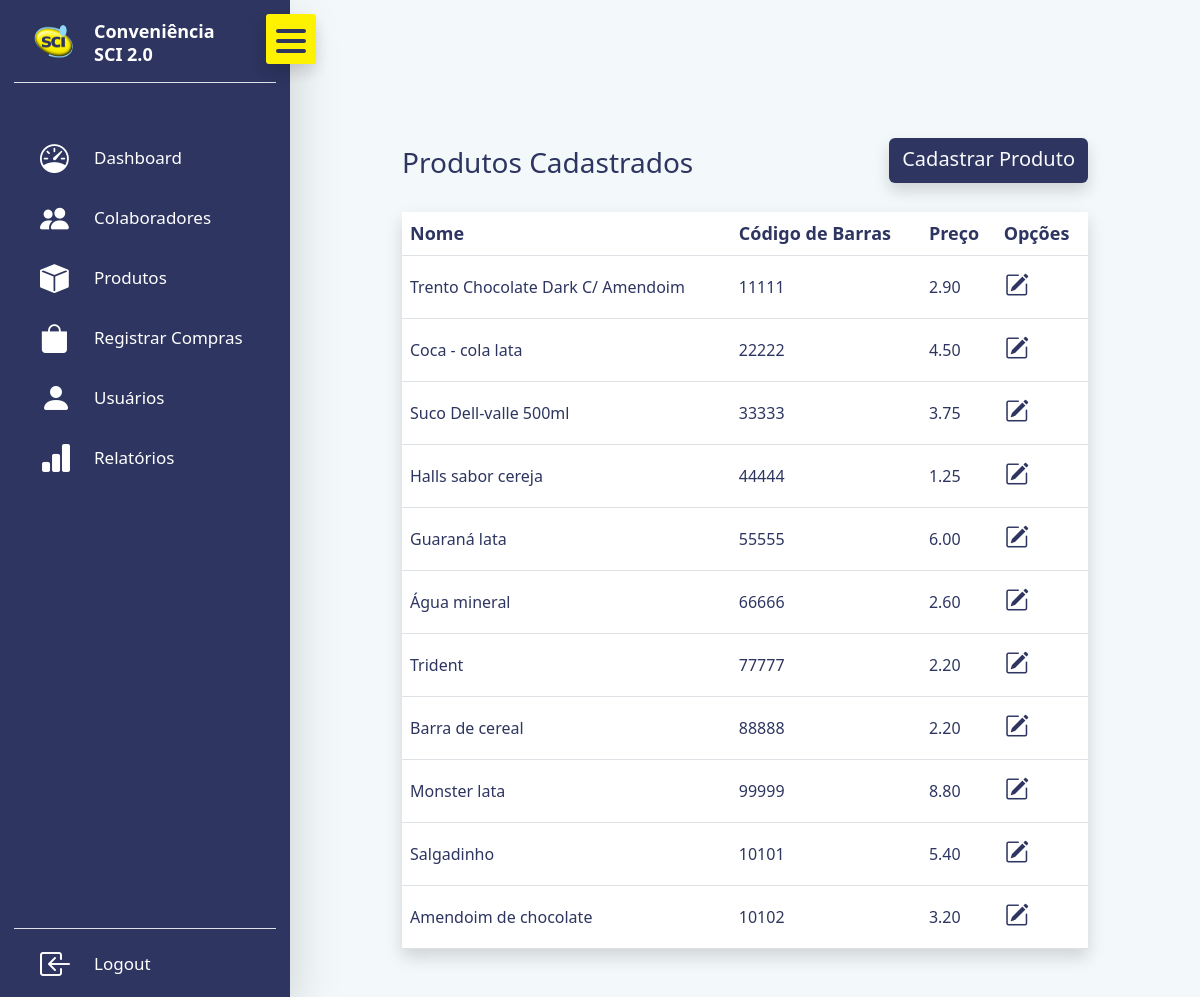
The page /produtos/ (signed in) on the database its author committed.
### produtos/models.py (models this page shows, shortened)
class Produto(models.Model):
    nome = models.CharField(max_length=100)
    codigo_barras = models.CharField(max_length=5, unique=True)
    preco = models.DecimalField(max_digits=5, decimal_places=2)

### produtos/views.py (the view)
# urls.py: path('produtos/', views.Produtos, name='Produtos'),
@login_required(login_url='Login')
def Produtos(request):
    try:
        produtos = Produto.objects.all()
        return render(request, 'produtos/produtos.html', {'produtos': produtos})
    except Exception as e:
        print(str(e))
        error_message = ('Ocorreu um erro ao listar os produtos.')
        return render(request, 'produtos/produtos.html', {'error_message': error_message})

### templates/produtos/produtos.html (shortened to what this page needs)
{% extends 'base.html' %}
{% block 'content' %}
  <div class="row justify-content-center" style="background-color: transparent; height: 50px; margin-bottom: 40px;">
  </div>
  <div class="col self-center d-flex flex-column justify-content-center">
    <div class="d-flex justify-content-between align-middle mb-4">
      <div class="pt-2" style="color: #2D3560;">
        <h3>
          Produtos Cadastrados
        </h3>
      </div>
      <a href="{% url 'CadastroProduto' %}" class="btn text-light fs-5 shadow" role="button" style="height: 45px; background-color: #2D3560; padding-top: 5px;">
        Cadastrar Produto
      </a>
    </div>
    <table class="table align-middle mb-0 bg-light shadow">
      <thead>
        <tr>
          <th class="fw-semibold" style="color: #2D3560; font-size: large;">Nome</th>
          <th class="fw-semibold" style="color: #2D3560; font-size: large;">Código de Barras</th>
          <th class="fw-semibold" style="color: #2D3560; font-size: large;">Preço</th>
          <th class="fw-semibold" style="color: #2D3560; font-size: large;">Opções</th>
        </tr>
      </thead>
      <tbody>
        {% for produto in produtos %}
          <tr>
            <td style="color: #2D3560;">{{produto.nome}}</td>
            <td style="color: #2D3560;">{{produto.codigo_barras}}</td>
            <td style="color: #2D3560;">{{produto.preco}}</td>
            <td>
              <div class="row g-2">
                <div class="col me-2 " style="max-width: 20px;">
                  <a class="btn ps-0 pe-0" data-mdb-toggle="tooltip" data-mdb-placement="left" title="Editar" type="submit" role="button" href="{% url 'EditarProduto' produto.id %}" style="color: #2D3560; padding-top: 2px;">
                    <i class="bi bi-pencil-square" style="font-size: 1.5rem;"></i>
                  </a>
                </div>
              </div>
            </td>
          </tr>
        {% endfor %}
      </tbody>
    </table>
  </div>
{% endblock %}

### templates/base.html (shortened to what this page needs)
{% load static %}
<!DOCTYPE html>
<html lang="pt-BR">
<head>
    <link rel="stylesheet" href="https://cdn.jsdelivr.net/npm/bootstrap-icons@1.10.5/font/bootstrap-icons.css">
    <link rel="stylesheet" href="{% static 'base/base.css' %}">
    <link href="https://cdn.jsdelivr.net/npm/bootstrap@5.3.0/dist/css/bootstrap.min.css" rel="stylesheet">
</head>
<body style="background-color: #F3F8FA;">
    <nav class="sidebar shadow-lg" style="background-color: #2D3560;">
        <header class="pt-2 border-bottom pb-3">
            <div class="image-text" style="margin-left: 10px;">
                <span class="image">
                    <img src="{% static 'base/logo_sci.png' %}" alt="Logo SCI" style="width: 40px; height: 35px;">
                </span>
                <div class="text logo-text" style="padding-bottom: 5px; margin-left: 10px;">
                    <span class="name" style="margin-bottom: 3px;">Conveniência</span>
                    <span class="name">SCI 2.0</span>
                </div>
            </div>
            <button class="navbar-toggler first-button toggle shadow" type="button" data-mdb-toggle="collapse" data-mdb-target="#navbarToggleExternalContent9" aria-controls="navbarToggleExternalContent9" aria-expanded="false" aria-label="Toggle navigation">
                <div class="animated-icon1">
                    <span></span>
                    <span></span>
                    <span></span>
                </div>
            </button>
        </header>
        <div class="menu-bar">
            <div class="menu" style="color: #FFFFFF;">
                <ul class="menu-links ps-0" >
                    <li class="nav-link d-flex">
                        <a href="{% url 'DashBoard' %}" style="margin-left: 10px;">
                            <i class="bi bi-speedometer ps-3" style="font-size: 1.8rem; min-width: 60px;"></i>
                            <span class="text" style="color: #FFFFFF; margin-left: 10px;">Dashboard</span>
                        </a>
                    </li>
                    <li class="nav-link">
                        <a href="{% url 'Colaboradores' %}" style="margin-left: 10px;">
                            <i class="bi bi-people-fill ps-3" style="font-size: 1.8rem; min-width: 60px;"></i>
                            <span class="text" style="color: #FFFFFF; margin-left: 10px;">Colaboradores</span>
                        </a>
                    </li>
                    <li class="nav-link">
                        <a href="{% url 'Produtos' %}" style="margin-left: 10px;">
                            <i class="bi bi-box-fill ps-3" style="font-size: 1.8rem; min-width: 60px;"></i>
                            <span class="text" style="color: #FFFFFF; margin-left: 10px;">Produtos</span>
                        </a>
                    </li>
                    <li class="nav-link">
                        <a href="{% url 'CarrinhoCompras' %}" target="_blank" rel="noopener noreferrer" style="margin-left: 10px;">
                            <i class="bi bi-bag-fill ps-3" style="font-size: 1.8rem; min-width: 60px;"></i>
                            <span class="text" style="color: #FFFFFF; margin-left: 10px;">Registrar Compras</span>
                        </a>
                    </li>
                    {% if user.is_superuser %}
                        <li class="nav-link">
                            <a href="{% url 'Usuarios' %}" style="margin-left: 10px;">
                                <i class="bi bi-person-fill ps-3" style="font-size: 2rem; min-width: 60px;"></i>
                                <span class="text" style="color: #FFFFFF; margin-left: 10px;">Usuários</span>
                            </a>
                        </li>
                    {% endif %}
                    <li class="nav-link">
                        <a href="{% url 'Relatorios' %}" style="margin-left: 10px;">
                            <i class="bi bi-bar-chart-fill ps-3" style="font-size: 2rem; min-width: 60px;"></i>
                            <span class="text" style="color: #FFFFFF; margin-left: 10px;">Relatórios</span>
                        </a>
                    </li>
                </ul>
            </div>
            <div class="bottom-content border-top mb-3">
                <li class="">
                    <a href="{% url 'Logout' %}" style="margin-left: 10px;">
                        <i class="bi bi-box-arrow-in-left ps-3" style="font-size: 2rem; min-width: 60px;"></i>
                        <span class="text" style="color: #FFFFFF; margin-left: 10px;">Logout</span>
                    </a>
                </li>
            </div>
        </div>
    </nav>
    <section class="home">
        {% block 'content' %} {% endblock %}
    </section>
</body>
</html>

### static/base/base.css (style rules this page uses)
* { margin: 0; padding: 0; box-sizing: border-box; }
:root { --tran-03: all 0.2s ease; --tran-03: all 0.3s ease; --tran-04: all 0.4s ease; --tran-05: all 0.5s ease; }
body { min-height: 100vh; transition: var(--tran-05); }
.sidebar { position: fixed; top: 0; left: 0; height: 100%; width: 290px; padding: 10px 14px; transition: var(--tran-05); z-index: 100; }
.sidebar li { height: 50px; list-style: none; display: flex; align-items: center; margin-top: 10px; }
.sidebar header .image, .sidebar .icon { min-width: 60px; border-radius: 6px; }
.sidebar .text, .sidebar .icon { color: var(--text-color); transition: var(--tran-05); }
.sidebar .text { font-size: 17px; font-weight: 500; white-space: nowrap; opacity: 1; }
.sidebar header { position: relative; }
.sidebar header .image-text { display: flex; align-items: center; }
.sidebar header .logo-text { display: flex; flex-direction: column; }
header .image-text .name { font-size: 18px; font-weight: 600; color: #ffffff; height: 20px; }
.sidebar header .image { display: flex; align-items: center; justify-content: center; }
.sidebar header .image img { width: 40px; border-radius: 6px; }
.animated-icon1 { width: 30px; height: 20px; position: relative; margin: 0px; -webkit-transform: rotate(0deg); -moz-transform: rotate(0deg); -o-transform: rotate(0deg); transform: rotate(0deg); -webkit-transition: .5s ease-in-out; -moz-transition: .5s ease-in-out; -o-transition: .5s ease-in-out; transition: .5s ease-in-out; cursor: pointer; }
.animated-icon1 span { display: block; position: absolute; height: 4px; width: 100%; border-radius: 9px; opacity: 1; left: 0; -webkit-transform: rotate(0deg); -moz-transform: rotate(0deg); -o-transform: rotate(0deg); transform: rotate(0deg); -webkit-transition: .25s ease-in-out; -moz-transition: .25s ease-in-out; -o-transition: .25s ease-in-out; transition: .25s ease-in-out; }
.animated-icon1 span { background: #2D3560; }
.animated-icon1 span:nth-child(1) { top: 0px; }
.animated-icon1 span:nth-child(2) { top: 10px; }
.animated-icon1 span:nth-child(3) { top: 20px; }
.sidebar header .toggle { position: absolute; top: 40%; right: -40px; transform: translateY(-50%); height: 50px; width: 50px; background-color: #FFF200; color: #2D3560; border-radius: 3px; display: flex; align-items: center; justify-content: center; font-size: 22px; cursor: pointer; transition: var(--tran-04); }
.sidebar .menu { margin-top: 40px; }
.sidebar li a { list-style: none; height: 100%; background-color: transparent; display: flex; align-items: center; height: 100%; width: 100%; border-radius: 6px; text-decoration: none; transition: var(--tran-05); color: #FFFFFF; }
.sidebar .menu-bar { height: calc(100% - 55px); display: flex; flex-direction: column; justify-content: space-between; overflow-y: scroll; }
.home { position: absolute; top: 0; left: 290px; height: 100vh; width: calc(100% - 290px); transition: var(--tran-05); padding: 3em 7em; overflow-x: auto; }

### rows shown on the page
Produto: nome "Trento Chocolate Dark C/ Amendoim", codigo_barras "11111", preco "2.90"
Produto: nome "Coca - cola lata", codigo_barras "22222", preco "4.50"
Produto: nome "Suco Dell-valle 500ml", codigo_barras "33333", preco "3.75"
Produto: nome "Halls sabor cereja", codigo_barras "44444", preco "1.25"
Produto: nome "Guaraná lata", codigo_barras "55555", preco "6.00"
Produto: nome "Água mineral", codigo_barras "66666", preco "2.60"
Produto: nome "Trident", codigo_barras "77777", preco "2.20"
Produto: nome "Barra de cereal", codigo_barras "88888", preco "2.20"
Produto: nome "Monster lata", codigo_barras "99999", preco "8.80"
Produto: nome "Salgadinho", codigo_barras "10101", preco "5.40"
Produto: nome "Amendoim de chocolate", codigo_barras "10102", preco "3.20"
